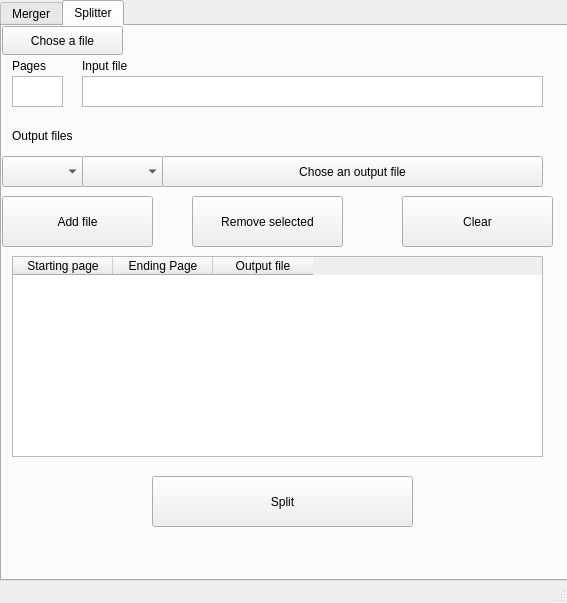
<?xml version="1.0" encoding="UTF-8"?>
<ui version="4.0">
 <class>MainWindow</class>
 <widget class="QMainWindow" name="MainWindow">
  <property name="geometry">
   <rect>
    <x>0</x>
    <y>0</y>
    <width>567</width>
    <height>603</height>
   </rect>
  </property>
  <property name="windowTitle">
   <string>MainWindow</string>
  </property>
  <widget class="QWidget" name="centralwidget">
   <widget class="QTabWidget" name="tabWidget">
    <property name="geometry">
     <rect>
      <x>0</x>
      <y>0</y>
      <width>571</width>
      <height>581</height>
     </rect>
    </property>
    <property name="acceptDrops">
     <bool>false</bool>
    </property>
    <property name="currentIndex">
     <number>1</number>
    </property>
    <widget class="QWidget" name="tab_merger">
     <attribute name="title">
      <string>Merger</string>
     </attribute>
     <widget class="QWidget" name="widget_merger" native="true">
      <property name="geometry">
       <rect>
        <x>0</x>
        <y>0</y>
        <width>571</width>
        <height>521</height>
       </rect>
      </property>
      <widget class="QPushButton" name="button_merge">
       <property name="geometry">
        <rect>
         <x>230</x>
         <y>460</y>
         <width>90</width>
         <height>51</height>
        </rect>
       </property>
       <property name="text">
        <string>Merge </string>
       </property>
      </widget>
      <widget class="QLabel" name="label">
       <property name="geometry">
        <rect>
         <x>20</x>
         <y>400</y>
         <width>91</width>
         <height>20</height>
        </rect>
       </property>
       <property name="text">
        <string>Output file</string>
       </property>
      </widget>
      <widget class="QPushButton" name="button_clearList">
       <property name="geometry">
        <rect>
         <x>410</x>
         <y>0</y>
         <width>151</width>
         <height>51</height>
        </rect>
       </property>
       <property name="text">
        <string>Clear</string>
       </property>
      </widget>
      <widget class="QPushButton" name="button_addFile">
       <property name="geometry">
        <rect>
         <x>0</x>
         <y>0</y>
         <width>151</width>
         <height>51</height>
        </rect>
       </property>
       <property name="text">
        <string>Add file</string>
       </property>
      </widget>
      <widget class="QListWidget" name="list_files">
       <property name="geometry">
        <rect>
         <x>30</x>
         <y>80</y>
         <width>511</width>
         <height>281</height>
        </rect>
       </property>
      </widget>
      <widget class="QPushButton" name="button_removeFile">
       <property name="geometry">
        <rect>
         <x>210</x>
         <y>0</y>
         <width>151</width>
         <height>51</height>
        </rect>
       </property>
       <property name="text">
        <string>Remove selected</string>
       </property>
      </widget>
      <widget class="QPushButton" name="button_choseLocation">
       <property name="geometry">
        <rect>
         <x>0</x>
         <y>370</y>
         <width>121</width>
         <height>29</height>
        </rect>
       </property>
       <property name="text">
        <string>Chose location</string>
       </property>
      </widget>
      <widget class="QLabel" name="label_2">
       <property name="geometry">
        <rect>
         <x>20</x>
         <y>60</y>
         <width>91</width>
         <height>20</height>
        </rect>
       </property>
       <property name="text">
        <string>Input files</string>
       </property>
      </widget>
      <widget class="QTextEdit" name="text_outputFile">
       <property name="geometry">
        <rect>
         <x>30</x>
         <y>420</y>
         <width>511</width>
         <height>31</height>
        </rect>
       </property>
      </widget>
     </widget>
    </widget>
    <widget class="QWidget" name="tab_splitter">
     <attribute name="title">
      <string>Splitter</string>
     </attribute>
     <widget class="QWidget" name="widget_splitter" native="true">
      <property name="geometry">
       <rect>
        <x>0</x>
        <y>0</y>
        <width>631</width>
        <height>531</height>
       </rect>
      </property>
      <widget class="QTextEdit" name="text_inputFile">
       <property name="geometry">
        <rect>
         <x>80</x>
         <y>50</y>
         <width>461</width>
         <height>31</height>
        </rect>
       </property>
      </widget>
      <widget class="QLabel" name="label_3">
       <property name="geometry">
        <rect>
         <x>80</x>
         <y>30</y>
         <width>91</width>
         <height>20</height>
        </rect>
       </property>
       <property name="text">
        <string>Input file</string>
       </property>
      </widget>
      <widget class="QPushButton" name="button_choseFile">
       <property name="geometry">
        <rect>
         <x>0</x>
         <y>0</y>
         <width>121</width>
         <height>29</height>
        </rect>
       </property>
       <property name="text">
        <string>Chose a file</string>
       </property>
      </widget>
      <widget class="QLabel" name="label_4">
       <property name="geometry">
        <rect>
         <x>10</x>
         <y>30</y>
         <width>91</width>
         <height>20</height>
        </rect>
       </property>
       <property name="text">
        <string>Pages</string>
       </property>
      </widget>
      <widget class="QTextEdit" name="text_pagesNumber">
       <property name="geometry">
        <rect>
         <x>10</x>
         <y>50</y>
         <width>51</width>
         <height>31</height>
        </rect>
       </property>
       <property name="readOnly">
        <bool>true</bool>
       </property>
      </widget>
      <widget class="QTableWidget" name="table_outputFiles">
       <property name="geometry">
        <rect>
         <x>10</x>
         <y>230</y>
         <width>531</width>
         <height>201</height>
        </rect>
       </property>
       <property name="sizeAdjustPolicy">
        <enum>QAbstractScrollArea::SizeAdjustPolicy::AdjustToContents</enum>
       </property>
       <column>
        <property name="text">
         <string>Starting page</string>
        </property>
       </column>
       <column>
        <property name="text">
         <string>Ending Page</string>
        </property>
       </column>
       <column>
        <property name="text">
         <string>Output file</string>
        </property>
       </column>
      </widget>
      <widget class="QPushButton" name="button_removeFile_2">
       <property name="geometry">
        <rect>
         <x>190</x>
         <y>170</y>
         <width>151</width>
         <height>51</height>
        </rect>
       </property>
       <property name="text">
        <string>Remove selected</string>
       </property>
      </widget>
      <widget class="QPushButton" name="button_clearList_2">
       <property name="geometry">
        <rect>
         <x>400</x>
         <y>170</y>
         <width>151</width>
         <height>51</height>
        </rect>
       </property>
       <property name="text">
        <string>Clear</string>
       </property>
      </widget>
      <widget class="QPushButton" name="button_addFile_2">
       <property name="geometry">
        <rect>
         <x>0</x>
         <y>170</y>
         <width>151</width>
         <height>51</height>
        </rect>
       </property>
       <property name="text">
        <string>Add file</string>
       </property>
      </widget>
      <widget class="QComboBox" name="combo_startingPage">
       <property name="geometry">
        <rect>
         <x>0</x>
         <y>130</y>
         <width>82</width>
         <height>31</height>
        </rect>
       </property>
      </widget>
      <widget class="QComboBox" name="combo_endingPage">
       <property name="geometry">
        <rect>
         <x>80</x>
         <y>130</y>
         <width>82</width>
         <height>31</height>
        </rect>
       </property>
      </widget>
      <widget class="QPushButton" name="button_split">
       <property name="geometry">
        <rect>
         <x>150</x>
         <y>450</y>
         <width>261</width>
         <height>51</height>
        </rect>
       </property>
       <property name="text">
        <string>Split</string>
       </property>
      </widget>
      <widget class="QLabel" name="label_5">
       <property name="geometry">
        <rect>
         <x>10</x>
         <y>100</y>
         <width>201</width>
         <height>20</height>
        </rect>
       </property>
       <property name="text">
        <string>Output files</string>
       </property>
      </widget>
      <widget class="QPushButton" name="button_outputPicker">
       <property name="geometry">
        <rect>
         <x>160</x>
         <y>130</y>
         <width>381</width>
         <height>31</height>
        </rect>
       </property>
       <property name="text">
        <string>Chose an output file</string>
       </property>
      </widget>
     </widget>
    </widget>
   </widget>
  </widget>
  <widget class="QMenuBar" name="menubar">
   <property name="geometry">
    <rect>
     <x>0</x>
     <y>0</y>
     <width>567</width>
     <height>25</height>
    </rect>
   </property>
  </widget>
  <widget class="QStatusBar" name="statusbar"/>
 </widget>
 <resources/>
 <connections/>
</ui>
